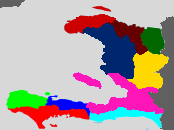
%> input picture MSSSM_Cholera/haiti.png, 174 x 130 px, given in place of haiti.bmp, which was not available
$ octave map.m   (GNU Octave 9; MATLAB toolbox functions it lacks are replaced by stand-ins)
%> lines starting %> are read from the running program, lines starting %| are printed output that depends on the picture; in (x1, y1, x2, y2) boxes, pixels count from 0 and x2, y2 are one past the last pixel; in counts of white or black regions, pixels touching at a corner belong together; the program's own positions count from 1; pictures that were not available may be replaced by others from this repository, and a replacement may not be noted
%Read the image
h_map = imread('haiti.bmp');
%> h_map is the input picture: size 130x174x3 uint8; mean R, G, B 176.4, 160.4, 162.2

%Definition the valus for the Loop
[a b]= size(h_map);
%> a = 130; b = 522

% Creat the District-Matrix_cal
nordquest_cal=zeros(a,b);
nord_cal=zeros(a,b);
artibonite_cal=zeros(a,b);
nordest_cal=zeros(a,b);
centre_cal=zeros(a,b);
nippes_cal=zeros(a,b);
grandanse_cal=zeros(a,b);
ouest_cal=zeros(a,b);
sud_cal=zeros(a,b);
sudest_cal=zeros(a,b);
contur_cal=zeros(a,b);

% Creat the District-Matrix_data
nordquest_data=zeros(a,b);
nord_data=zeros(a,b);
artibonite_data=zeros(a,b);
nordest_data=zeros(a,b);
centre_data=zeros(a,b);
nippes_data=zeros(a,b);
grandanse_data=zeros(a,b);
ouest_data=zeros(a,b);
sud_data=zeros(a,b);
sudest_data=zeros(a,b);
contur_data=zeros(a,b);

%Definition of the District-Matrixs and the Contur-Matrix
for i=1:a
    for n=1:b
%Calc_map
        if h_map(i,n)==   14     % nordquest
            nordquest_cal(i,n)=1;
        elseif h_map(i,n)== 16   % nord
            nord_cal(i,n)=1;
        elseif h_map(i,n)== 15   % artibonite
            artibonite_cal(i,n)=1;
        elseif h_map(i,n)==  17  % nordest
            nordest_cal(i,n)=1;
        elseif h_map(i,n)==   18 % centre
           centre_cal(i,n)=1;
        elseif h_map(i,n)==   22% ouest
           ouest_cal(i,n)=1;
        elseif h_map(i,n)==23   % sudest
            sudest_cal(i,n)=1;
        elseif h_map(i,n)==26   % sud
           sud_cal(i,n)=1;
        elseif h_map(i,n)==24   % nippes
            nippes_cal(i,n)=1;
        elseif h_map(i,n)==25   % grandanse
            grandanse_cal(i,n)=1;

%contur
        elseif h_map(i,n)==21   % ocean
            contur(i,n)=1;
        elseif h_map(i,n)==11   % line
            contur(i,n)=2;
        elseif h_map(i,n)==27   % land
            contur(i,n)=3;
        elseif h_map(i,n)==0    % text&line
            contur(i,n)=63;
        elseif h_map(i,n)==28   % background
            contur(i,n)=4;
        elseif h_map(i,n)==12    % colorbar
            contur(i,n)=(57/1014)*(i-143)+5;
% data
        elseif h_map(i,n)==10    % nordquest
            nordquest_data(i,n)=1;
        elseif h_map(i,n)==9    % nord
            nord_data(i,n)=1;
        elseif h_map(i,n)==7    % artibonite
            artibonite_data(i,n)=1;
        elseif h_map(i,n)==8    % nordest
            nordest_data(i,n)=1;
        elseif h_map(i,n)==6   % centre
           centre_data(i,n)=1;
        elseif h_map(i,n)==5   % ouest
           ouest_data(i,n)=1;
        elseif h_map(i,n)==4   % sudest
            sudest_data(i,n)=1;
        elseif h_map(i,n)== 1  % sud
           sud_data(i,n)=1;
        elseif h_map(i,n)== 3  % nippes
            nippes_data(i,n)=1;
        elseif h_map(i,n)==2   % grandanse
            grandanse_data(i,n)=1;
        end
    end
end
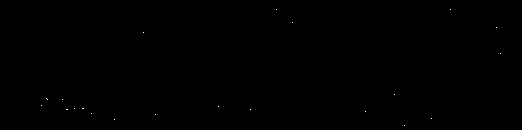
%> artibonite_cal: size 130x522 double; values 0 (black) and 1 (white), 0.04% white in thin lines or dots, all inside (x1, y1, x2, y2) = (41, 9, 501, 126)
%> artibonite_data: size 130x522 double; values 0 (black) and 1 (white), 0.05% white in thin lines or dots, all inside (x1, y1, x2, y2) = (8, 6, 495, 126)
%> centre_cal: size 130x522 double; values 0 (black) and 1 (white), 0.01% white in thin lines or dots, all inside (x1, y1, x2, y2) = (9, 22, 513, 109)
%> centre_data: size 130x522 double; values 0 (black) and 1 (white), 0.04% white in thin lines or dots, all inside (x1, y1, x2, y2) = (43, 16, 494, 121)
%> grandanse_cal: size 130x522 double; values 0 (black) and 1 (white), 0.02% white in thin lines or dots, all inside (x1, y1, x2, y2) = (15, 14, 486, 118)
%> grandanse_data: size 130x522 double; values 0 (black) and 1 (white), 0.09% white in thin lines or dots, all inside (x1, y1, x2, y2) = (12, 9, 512, 127)
%> nippes_cal: size 130x522 double; values 0 (black) and 1 (white), 0.02% white in thin lines or dots, all inside (x1, y1, x2, y2) = (50, 15, 512, 122)
%> nippes_data: size 130x522 double; values 0 (black) and 1 (white), 0.08% white in thin lines or dots, all inside (x1, y1, x2, y2) = (15, 8, 512, 127)
%> nord_cal: size 130x522 double; values 0 (black) and 1 (white), 0.02% white in thin lines or dots, all inside (x1, y1, x2, y2) = (57, 39, 497, 117)
%> nord_data: size 130x522 double; values 0 (black) and 1 (white), 0.03% white in thin lines or dots, all inside (x1, y1, x2, y2) = (20, 22, 508, 121)
%> nordest_cal: size 130x522 double; values 0 (black) and 1 (white), 0.01% white in thin lines or dots, all inside (x1, y1, x2, y2) = (143, 16, 496, 126)
%> nordest_data: size 130x522 double; values 0 (black) and 1 (white), 0.04% white in thin lines or dots, all inside (x1, y1, x2, y2) = (36, 16, 504, 116)
%> nordquest_cal: size 130x522 double; values 0 (black) and 1 (white), 0.03% white in thin lines or dots, all inside (x1, y1, x2, y2) = (7, 22, 492, 126)
%> nordquest_data: size 130x522 double; values 0 (black) and 1 (white), 0.04% white in thin lines or dots, all inside (x1, y1, x2, y2) = (34, 20, 508, 125)
%> ouest_cal: size 130x522 double; values 0 (black) and 1 (white), 2.2% white; 16 white regions (14 under 20 px), largest, box (x1, y1, x2, y2) and area: (260, 73, 338, 115) 1283, (247, 72, 276, 89) 208
%> ouest_data: size 130x522 double; values 0 (black) and 1 (white), 0.04% white in thin lines or dots, all inside (x1, y1, x2, y2) = (45, 22, 495, 122)
%> sud_cal: size 130x522 double; values 0 (black) and 1 (white), 0.01% white in thin lines or dots, all inside (x1, y1, x2, y2) = (239, 18, 490, 116)
%> sud_data: size 130x522 double; values 0 (black) and 1 (white), 0.18% white in thin lines or dots, all inside (x1, y1, x2, y2) = (11, 9, 501, 128)
%> sudest_cal: size 130x522 double; values 0 (black) and 1 (white), 0.03% white in thin lines or dots, all inside (x1, y1, x2, y2) = (38, 8, 495, 127)
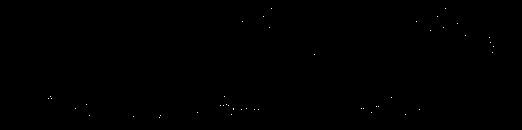
%> sudest_data: size 130x522 double; values 0 (black) and 1 (white), 0.07% white in thin lines or dots, all inside (x1, y1, x2, y2) = (48, 8, 494, 118)


%Identify the puzzle piece
cut=zeros(20,4);

[m,n] = find(nordquest_cal);
%> m = 18 values from 23 to 126; n = 18 values from 8 to 492
cut(1,1:4)  = [min(m),max(m),min(n),max(n)];
[m,n] = find(nord_cal);
%> m = [106; 109; 109; 43; 113; 117; 114; 43; 103; 95; 110; 40; 50]; n = [58; 60; 118; 144; 150; 232; 242; 317; 356; 379; 428; 490; 497]
cut(2,1:4)  = [min(m),max(m),min(n),max(n)];
[m,n] = find(artibonite_cal);
%> m = 24 values from 10 to 126; n = 24 values from 42 to 501
cut(3,1:4)  = [min(m),max(m),min(n),max(n)];
[m,n] = find(nordest_cal);
%> m = [112; 121; 114; 126; 17; 102; 117; 114; 29]; n = [144; 154; 155; 229; 262; 395; 406; 416; 496]
cut(4,1:4)  = [min(m),max(m),min(n),max(n)];
[m,n] = find(centre_cal);
%> m = [97; 108; 45; 101; 100; 23; 106; 109; 94; 45]; n = [10; 121; 165; 232; 237; 244; 356; 358; 394; 513]
cut(5,1:4)  = [min(m),max(m),min(n),max(n)];
[m,n] = find(ouest_cal);
%> m = 1505 values from 8 to 127; n = 1505 values from 54 to 455
cut(6,1:4)  = [min(m),max(m),min(n),max(n)];
[m,n] = find(sudest_cal);
%> m = 18 values from 9 to 127; n = 18 values from 39 to 495
cut(7,1:4)  = [min(m),max(m),min(n),max(n)];
[m,n] = find(sud_cal);
%> m = [31; 33; 116; 115; 19; 41]; n = [240; 317; 402; 418; 463; 490]
cut(8,1:4)  = [min(m),max(m),min(n),max(n)];
[m,n] = find(nippes_cal);
%> m = [98; 50; 48; 108; 97; 118; 97; 122; 16; 31; 48]; n = [51; 149; 164; 191; 228; 255; 387; 391; 446; 509; 512]
cut(9,1:4)  = [min(m),max(m),min(n),max(n)];
[m,n] = find(grandanse_cal);
%> m = [108; 29; 31; 116; 115; 19; 34; 118; 115; 15; 23; 54]; n = [16; 158; 161; 228; 244; 289; 315; 429; 436; 449; 457; 486]
cut(10,1:4) = [min(m),max(m),min(n),max(n)];

[m,n] = find(nordquest_data);
%> m = 29 values from 21 to 125; n = 29 values from 35 to 508
cut(11,1:4)  = [min(m),max(m),min(n),max(n)];
[m,n] = find(nord_data);
%> m = 21 values from 23 to 121; n = 21 values from 21 to 508
cut(12,1:4)  = [min(m),max(m),min(n),max(n)];
[m,n] = find(artibonite_data);
%> m = 32 values from 7 to 126; n = 32 values from 9 to 495
cut(13,1:4)  = [min(m),max(m),min(n),max(n)];
[m,n] = find(nordest_data);
%> m = 24 values from 17 to 116; n = 24 values from 37 to 504
cut(14,1:4)  = [min(m),max(m),min(n),max(n)];
[m,n] = find(centre_data);
%> m = 27 values from 17 to 121; n = 27 values from 44 to 494
cut(15,1:4)  = [min(m),max(m),min(n),max(n)];
[m,n] = find(ouest_data);
%> m = 25 values from 23 to 122; n = 25 values from 46 to 495
cut(16,1:4)  = [min(m),max(m),min(n),max(n)];
[m,n] = find(sudest_data);
%> m = 46 values from 9 to 118; n = 46 values from 49 to 494
cut(17,1:4)  = [min(m),max(m),min(n),max(n)];
[m,n] = find(sud_data);
%> m = 119 values from 10 to 128; n = 119 values from 12 to 501
cut(18,1:4)  = [min(m),max(m),min(n),max(n)];
[m,n] = find(nippes_data);
%> m = 51 values from 9 to 127; n = 51 values from 16 to 512
cut(19,1:4)  = [min(m),max(m),min(n),max(n)];
[m,n] = find(grandanse_data);
%> m = 63 values from 10 to 127; n = 63 values from 13 to 512
cut(20,1:4) = [min(m),max(m),min(n),max(n)];

%Cut the puzzle pieces
nordquest   = nordquest_cal(cut(1,1):cut(1,2),cut(1,3):cut(1,4));
%> nordquest: size 104x485 double; values 0 (black) and 1 (white), 0.04% white in thin lines or dots
nord        = nord_cal(cut(2,1):cut(2,2),cut(2,3):cut(2,4));
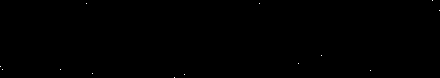
%> nord: size 78x440 double; values 0 (black) and 1 (white), 0.04% white in thin lines or dots
artibonite  = artibonite_cal(cut(3,1):cut(3,2),cut(3,3):cut(3,4));
nordest     = nordest_cal(cut(4,1):cut(4,2),cut(4,3):cut(4,4));
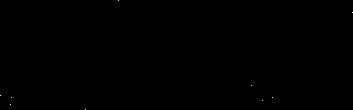
%> nordest: size 110x353 double; values 0 (black) and 1 (white), 0.02% white in thin lines or dots
centre      = centre_cal(cut(5,1):cut(5,2),cut(5,3):cut(5,4));
ouest       = ouest_cal(cut(6,1):cut(6,2),cut(6,3):cut(6,4));
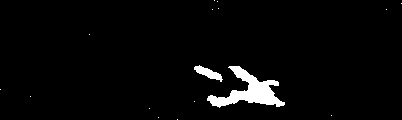
%> ouest: size 120x402 double; values 0 (black) and 1 (white), 3.1% white; 16 white regions (14 under 20 px), largest, box (x1, y1, x2, y2) and area: (207, 66, 285, 108) 1283, (194, 65, 223, 82) 208
sudest      = sudest_cal(cut(7,1):cut(7,2),cut(7,3):cut(7,4));
%> sudest: size 119x457 double; values 0 (black) and 1 (white), 0.03% white in thin lines or dots
sud         = sud_cal(cut(8,1):cut(8,2),cut(8,3):cut(8,4));
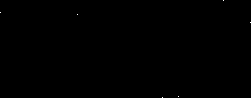
%> sud: size 98x251 double; values 0 (black) and 1 (white), 0.02% white in thin lines or dots
nippes      = nippes_cal(cut(9,1):cut(9,2),cut(9,3):cut(9,4));
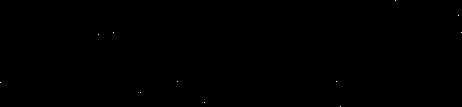
%> nippes: size 107x462 double; values 0 (black) and 1 (white), 0.02% white in thin lines or dots
grandanse   = grandanse_cal(cut(10,1):cut(10,2),cut(10,3):cut(10,4));

%save the datas
save map.mat sudest sud ouest nordquest nordest nord nippes grandanse centre artibonite
save contur.mat contur
save cut.mat cut

clear all
